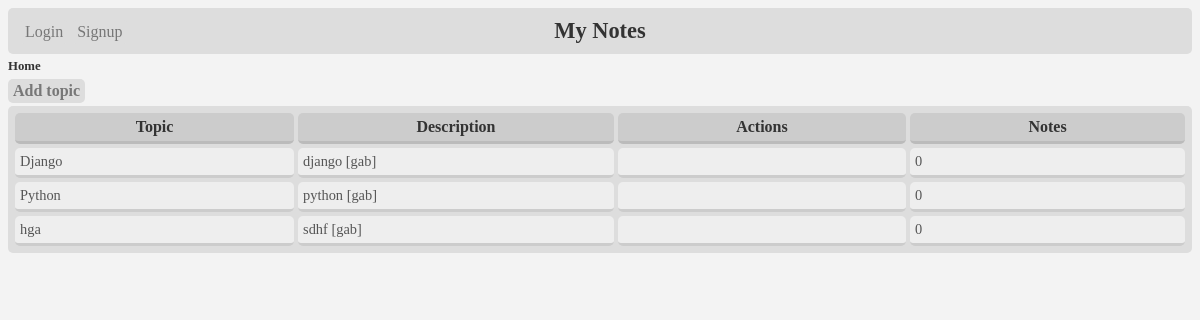
The app's page /, older data.
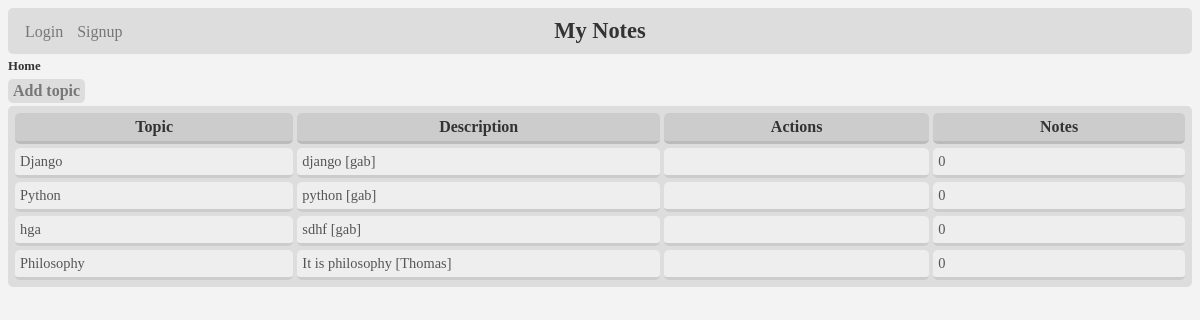
The same page, newer data.
### notes/models.py (models this page shows)
class Topic(models.Model):
    subject = models.CharField(max_length=100)
    description = models.CharField(max_length=500)
    owner = models.ForeignKey(
        User, on_delete=models.CASCADE, related_name='topics')

### notes/views.py (the view)
# urls.py: 2. Add a URL to urlpatterns:  path('', views.home, name='home')
def home(request):
	alltopics = Topic.objects.all()
	return render(request, 'home.html', {'topics_for_home': alltopics})

### notes/templates/home.html (shortened to what this page needs)
{% load static %}<!DOCTYPE html>
<html>
  <head>
    <link rel="stylesheet" href="{% static 'css/home.css' %}">
  </head>
  <body>
    <h1>My Notes</h1>
    <div class="linkqueue">
      Home
    </div>
    <div id="user">
      {% if user.is_authenticated %}
        Logged in user: {{user.username}}
        <a href="{% url 'logout' %}" >Logout</a>
      {% else %}
        <a href="{% url 'login' %}" >Login</a>
        <a href="{% url 'url_signup' %}" >Signup</a>
      {% endif %}
    </div>
    <div id="navbar">
      <a href="{% url 'url_topic_new' %}" >Add topic</a>
    </div>
    <div class="grid">
      <div class="topic_header">Topic</div>
      <div class="topic_header">Description</div>
      <div class="topic_header">Actions</div>
      <div class="topic_header">Notes</div>
      {% for topic in topics_for_home %}
        <div class="item1">{{ topic.subject }}</div>
        <div class="item2">
          {{ topic.description }} [{{ topic.owner.username }}]
        </div>
        <div class="item3">
        </div>
        <div class="item4">0</div>
      {% endfor %}
    </div>
  </body>
</html>

### static/css/home.css (style rules this page uses)
body { background-color: #f3f3f3; color: #333; }
h1 { text-align: center; background-color: #ddd; padding: 10px 5px; margin: 5px 0px; border-radius: 5px; font-size: 140%; }
.linkqueue { font-weight: bold; font-size: 80%; margin: 0 0 5px 0; }
#navbar { font-weight: bold; font-size: 100%; margin: 3px 0 3px 0; }
a { display: inline-block; color: #777; padding: 3px 5px; margin: 0; background-color: #ddd; border-radius: 5px; text-decoration: none; }
.grid { display: grid; grid-template-columns: auto auto auto auto; background-color: #ddd; padding: 5px; border-radius: 5px; }
.grid > div { border-radius: 5px; padding: 5px; margin: 2px; }
.item1, .item2, .item3, .item4 { background-color: #eee; font-size: 90%; border-bottom: 3px solid #ccc; color: #555; overflow: hidden; }
.topic_header { background-color: #ccc; text-align: center; font-weight: bold; border-bottom: 3px solid #bbb; }
#user { position: absolute; top: 20px; left: 20px; }

Row changes from the older to the newer data that the page shows:
added Topic: subject "Philosophy", description "It is philosophy", owner.username "Thomas"
